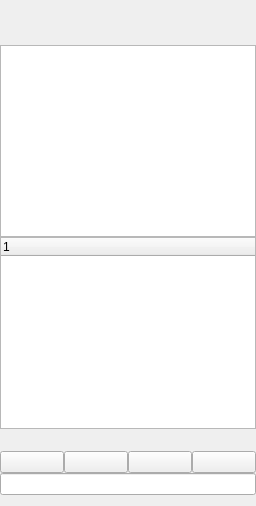
        <widget class="QWidget" name="tabDeck">
         <attribute name="title">
          <string>Deck</string>
         </attribute>
         <layout class="QVBoxLayout" name="tabDeckLayout">
          <property name="spacing">
           <number>0</number>
          </property>
          <property name="leftMargin">
           <number>0</number>
          </property>
          <property name="topMargin">
           <number>45</number>
          </property>
          <property name="rightMargin">
           <number>0</number>
          </property>
          <item>
           <widget class="MoveListWidget" name="deckListWidget"/>
          </item>
          <item>
           <widget class="MoveTreeWidget" name="loadDeckTreeWidget">
            <column>
             <property name="text">
              <string notr="true">1</string>
             </property>
            </column>
           </widget>
          </item>
          <item>
           <layout class="QHBoxLayout" name="horizontalLayoutDeckButtons">
            <property name="spacing">
             <number>0</number>
            </property>
            <item>
             <widget class="QPushButton" name="deckButtonRemove">
              <property name="sizePolicy">
               <sizepolicy hsizetype="Preferred" vsizetype="Fixed">
                <horstretch>0</horstretch>
                <verstretch>0</verstretch>
               </sizepolicy>
              </property>
              <property name="text">
               <string/>
              </property>
              <property name="icon">
               <iconset resource="arenatracker.qrc">
                <normaloff>:/Images/remove64.png</normaloff>:/Images/remove64.png</iconset>
              </property>
              <property name="iconSize">
               <size>
                <width>32</width>
                <height>32</height>
               </size>
              </property>
              <property name="flat">
               <bool>true</bool>
              </property>
             </widget>
            </item>
            <item>
             <spacer name="deckHorizontalSpacer">
              <property name="orientation">
               <enum>Qt::Horizontal</enum>
              </property>
              <property name="sizeHint" stdset="0">
               <size>
                <width>40</width>
                <height>20</height>
               </size>
              </property>
             </spacer>
            </item>
            <item>
             <widget class="QPushButton" name="deckButtonMin">
              <property name="sizePolicy">
               <sizepolicy hsizetype="Preferred" vsizetype="Fixed">
                <horstretch>0</horstretch>
                <verstretch>0</verstretch>
               </sizepolicy>
              </property>
              <property name="text">
               <string/>
              </property>
              <property name="icon">
               <iconset resource="arenatracker.qrc">
                <normaloff>:/Images/minus64.png</normaloff>:/Images/minus64.png</iconset>
              </property>
              <property name="iconSize">
               <size>
                <width>32</width>
                <height>32</height>
               </size>
              </property>
              <property name="flat">
               <bool>true</bool>
              </property>
             </widget>
            </item>
            <item>
             <widget class="QPushButton" name="deckButtonPlus">
              <property name="sizePolicy">
               <sizepolicy hsizetype="Preferred" vsizetype="Fixed">
                <horstretch>0</horstretch>
                <verstretch>0</verstretch>
               </sizepolicy>
              </property>
              <property name="text">
               <string/>
              </property>
              <property name="icon">
               <iconset resource="arenatracker.qrc">
                <normaloff>:/Images/plus64.png</normaloff>:/Images/plus64.png</iconset>
              </property>
              <property name="iconSize">
               <size>
                <width>32</width>
                <height>32</height>
               </size>
              </property>
              <property name="flat">
               <bool>true</bool>
              </property>
             </widget>
            </item>
           </layout>
          </item>
          <item>
           <layout class="QVBoxLayout" name="verticalLayoutManageDecks">
            <item>
             <layout class="QHBoxLayout" name="horizontalLayoutDecksButtons">
              <item>
               <widget class="QPushButton" name="deckButtonNew">
                <property name="toolTip">
                 <string>New Deck</string>
                </property>
                <property name="text">
                 <string/>
                </property>
                <property name="icon">
                 <iconset>
                  <normalon>:/Images/newDeck.png</normalon>
                 </iconset>
                </property>
                <property name="iconSize">
                 <size>
                  <width>32</width>
                  <height>32</height>
                 </size>
                </property>
               </widget>
              </item>
              <item>
               <widget class="QPushButton" name="deckButtonLoad">
                <property name="toolTip">
                 <string>Load Deck</string>
                </property>
                <property name="text">
                 <string/>
                </property>
                <property name="icon">
                 <iconset>
                  <normalon>:/Images/loadDeck.png</normalon>
                 </iconset>
                </property>
                <property name="iconSize">
                 <size>
                  <width>32</width>
                  <height>32</height>
                 </size>
                </property>
               </widget>
              </item>
              <item>
               <widget class="QPushButton" name="deckButtonSave">
                <property name="toolTip">
                 <string>Save Current Deck</string>
                </property>
                <property name="text">
                 <string/>
                </property>
                <property name="icon">
                 <iconset>
                  <normalon>:/Images/saveDeck.png</normalon>
                 </iconset>
                </property>
                <property name="iconSize">
                 <size>
                  <width>32</width>
                  <height>32</height>
                 </size>
                </property>
               </widget>
              </item>
              <item>
               <widget class="QPushButton" name="deckButtonDeleteDeck">
                <property name="toolTip">
                 <string>Remove Current Deck</string>
                </property>
                <property name="text">
                 <string/>
                </property>
                <property name="icon">
                 <iconset>
                  <normalon>:/Images/clearDeck.png</normalon>
                 </iconset>
                </property>
                <property name="iconSize">
                 <size>
                  <width>32</width>
                  <height>32</height>
                 </size>
                </property>
               </widget>
              </item>
             </layout>
            </item>
            <item>
             <widget class="QLineEdit" name="deckLineEdit">
              <property name="text">
               <string/>
              </property>
              <property name="alignment">
               <set>Qt::AlignCenter</set>
              </property>
             </widget>
            </item>
           </layout>
          </item>
         </layout>
        </widget>
